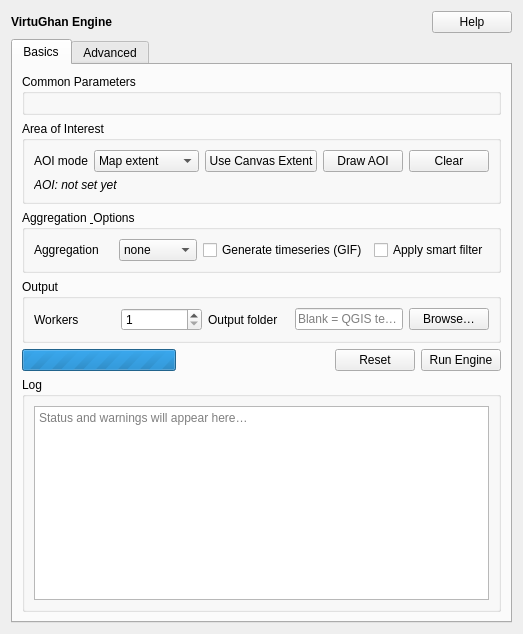
<?xml version="1.0" encoding="UTF-8"?>
<ui version="4.0">
 <class>EngineForm</class>
 <widget class="QWidget" name="EngineForm">
  <property name="windowTitle">
   <string>VirtuGhan • Engine</string>
  </property>
  <layout class="QVBoxLayout" name="verticalLayout_root">

   <!-- Header -->
   <item>
    <layout class="QHBoxLayout" name="headerLayout">
     <item>
      <widget class="QLabel" name="titleLabel">
       <property name="text">
        <string>&lt;b&gt;VirtuGhan Engine&lt;/b&gt;</string>
       </property>
      </widget>
     </item>
     <item>
      <spacer name="headerSpacer">
       <property name="orientation"><enum>Qt::Horizontal</enum></property>
       <property name="sizeHint" stdset="0">
        <size><width>40</width><height>20</height></size>
       </property>
      </spacer>
     </item>
     <item>
      <widget class="QPushButton" name="helpButton">
       <property name="text"><string>Help</string></property>
       <property name="toolTip"><string>Open documentation</string></property>
      </widget>
     </item>
    </layout>
   </item>

   <!-- Tabs -->
   <item>
    <widget class="QTabWidget" name="tabWidget">
     <property name="currentIndex"><number>0</number></property>

     <!-- Basics tab -->
     <widget class="QWidget" name="tabBasics">
      <attribute name="title"><string>Basics</string></attribute>
      <layout class="QVBoxLayout" name="basicsLayout" stretch="0,0,0,0,1">

       <!-- Common Parameters (host only; real fields come from CommonParamsWidget) -->
       <item>
        <widget class="QGroupBox" name="groupCommon">
         <property name="title"><string>Common Parameters</string></property>
         <layout class="QVBoxLayout" name="layoutCommon">
          <item>
           <widget class="QWidget" name="commonParamsContainer"/>
          </item>
         </layout>
        </widget>
       </item>

       <!-- AOI -->
       <item>
        <widget class="QGroupBox" name="groupAOI">
         <property name="title"><string>Area of Interest</string></property>
         <layout class="QGridLayout" name="gridAOI">

          <item row="0" column="0">
           <widget class="QLabel" name="labelAOIMode">
            <property name="text"><string>AOI mode</string></property>
           </widget>
          </item>
          <item row="0" column="1">
           <widget class="QComboBox" name="aoiModeCombo">
            <item><property name="text"><string>Map extent</string></property></item>
            <item><property name="text"><string>Draw polygon</string></property></item>
           </widget>
          </item>

          <item row="0" column="2">
           <widget class="QPushButton" name="aoiUseCanvasButton">
            <property name="text"><string>Use Canvas Extent</string></property>
            <property name="toolTip"><string>Capture current map canvas extent</string></property>
           </widget>
          </item>
          <item row="0" column="3">
           <widget class="QPushButton" name="aoiStartDrawButton">
            <property name="text"><string>Draw AOI</string></property>
            <property name="toolTip"><string>Draw polygon on map (right-click to finish)</string></property>
           </widget>
          </item>

          <item row="0" column="4">
           <widget class="QPushButton" name="aoiClearButton">
            <property name="text"><string>Clear</string></property>
            <property name="toolTip"><string>Clear current AOI</string></property>
           </widget>
          </item>

          <item row="1" column="0" colspan="5">
           <widget class="QLabel" name="aoiPreviewLabel">
            <property name="text"><string>&lt;i&gt;AOI: not set yet&lt;/i&gt;</string></property>
            <property name="toolTip"><string>Preview (xmin, ymin, xmax, ymax)</string></property>
           </widget>
          </item>

         </layout>
        </widget>
       </item>

       <!-- Aggregation & Options -->
       <item>
        <widget class="QGroupBox" name="groupAgg">
         <property name="title"><string>Aggregation &amp; Options</string></property>
         <layout class="QGridLayout" name="gridAgg">
          <item row="0" column="0">
           <widget class="QLabel" name="labelOp"><property name="text"><string>Aggregation</string></property></widget>
          </item>
          <item row="0" column="1">
           <widget class="QComboBox" name="opCombo">
            <!-- Default to "none" (index 7) -->
            <property name="currentIndex"><number>7</number></property>
            <item><property name="text"><string>mean</string></property></item>
            <item><property name="text"><string>median</string></property></item>
            <item><property name="text"><string>max</string></property></item>
            <item><property name="text"><string>min</string></property></item>
            <item><property name="text"><string>std</string></property></item>
            <item><property name="text"><string>sum</string></property></item>
            <item><property name="text"><string>var</string></property></item>
            <item><property name="text"><string>none</string></property></item>
           </widget>
          </item>
          <item row="0" column="2">
           <widget class="QCheckBox" name="timeseriesCheck">
            <property name="text"><string>Generate timeseries (GIF)</string></property>
            <property name="toolTip"><string>Create intermediate results and a GIF</string></property>
            <!-- Default unchecked -->
            <property name="checked"><bool>false</bool></property>
           </widget>
          </item>
          <item row="0" column="3">
           <widget class="QCheckBox" name="smartFilterCheck">
            <property name="text"><string>Apply smart filter</string></property>
            <property name="toolTip"><string>Reduce scenes by best-per-period</string></property>
           </widget>
          </item>
         </layout>
        </widget>
       </item>

       <!-- Output -->
       <item>
        <widget class="QGroupBox" name="groupOutput">
         <property name="title"><string>Output</string></property>
         <layout class="QGridLayout" name="gridOutput">
          <item row="0" column="0">
           <widget class="QLabel" name="labelWorkers"><property name="text"><string>Workers</string></property></widget>
          </item>
          <item row="0" column="1">
           <widget class="QSpinBox" name="workersSpin">
            <!-- Min 1, default 1 -->
            <property name="minimum"><number>1</number></property>
            <property name="maximum"><number>64</number></property>
            <property name="value"><number>1</number></property>
            <property name="toolTip"><string>Number of parallel workers</string></property>
           </widget>
          </item>
          <item row="0" column="2">
           <widget class="QLabel" name="labelOut"><property name="text"><string>Output folder</string></property></widget>
          </item>
          <item row="0" column="3" colspan="2">
           <layout class="QHBoxLayout" name="outLayout">
            <item>
             <widget class="QLineEdit" name="outputPathEdit">
              <property name="placeholderText"><string>Blank = QGIS temp</string></property>
             </widget>
            </item>
            <item>
             <widget class="QPushButton" name="outputBrowseButton">
              <property name="text"><string>Browse…</string></property>
              <property name="toolTip"><string>Select destination folder</string></property>
             </widget>
            </item>
           </layout>
          </item>
         </layout>
        </widget>
       </item>

       <!-- Run / Progress -->
       <item>
        <layout class="QHBoxLayout" name="runLayout">
         <item>
          <widget class="QProgressBar" name="progressBar">
           <property name="minimum"><number>0</number></property>
           <property name="maximum"><number>0</number></property>
           <property name="value"><number>0</number></property>
           <property name="textVisible"><bool>false</bool></property>
           <property name="toolTip"><string>Shows while job is running</string></property>
          </widget>
         </item>
         <item>
          <spacer name="runSpacer">
           <property name="orientation"><enum>Qt::Horizontal</enum></property>
           <property name="sizeHint" stdset="0">
            <size><width>40</width><height>20</height></size>
           </property>
          </spacer>
         </item>
         <item>
          <widget class="QPushButton" name="resetButton">
           <property name="text"><string>Reset</string></property>
           <property name="toolTip"><string>Clear form and AOI</string></property>
          </widget>
         </item>
         <item>
          <widget class="QPushButton" name="runButton">
           <property name="text"><string>Run Engine</string></property>
           <property name="minimumHeight"><number>30</number></property>
           <property name="toolTip"><string>Start processing</string></property>
          </widget>
         </item>
        </layout>
       </item>

       <!-- Log -->
       <item>
        <widget class="QGroupBox" name="groupLog">
         <property name="title"><string>Log</string></property>
         <layout class="QVBoxLayout" name="verticalLayoutLog">
          <item>
           <widget class="QPlainTextEdit" name="logText">
            <property name="readOnly"><bool>true</bool></property>
            <property name="placeholderText"><string>Status and warnings will appear here…</string></property>
           </widget>
          </item>
         </layout>
        </widget>
       </item>

      </layout>
     </widget>

     <!-- Advanced tab (placeholder) -->
     <widget class="QWidget" name="tabAdvanced">
      <attribute name="title"><string>Advanced</string></attribute>
      <layout class="QVBoxLayout" name="advancedLayout">
       <item>
        <widget class="QLabel" name="advancedNote">
         <property name="text">
          <string>&lt;i&gt;Add advanced options later (e.g., colormap, masking).&lt;/i&gt;</string>
         </property>
        </widget>
       </item>
       <item>
        <spacer name="advSpacer">
         <property name="orientation"><enum>Qt::Vertical</enum></property>
         <property name="sizeHint" stdset="0">
          <size><width>20</width><height>40</height></size>
         </property>
        </spacer>
       </item>
      </layout>
     </widget>

    </widget>
   </item>

  </layout>
 </widget>
 <resources/>
 <connections/>
</ui>
